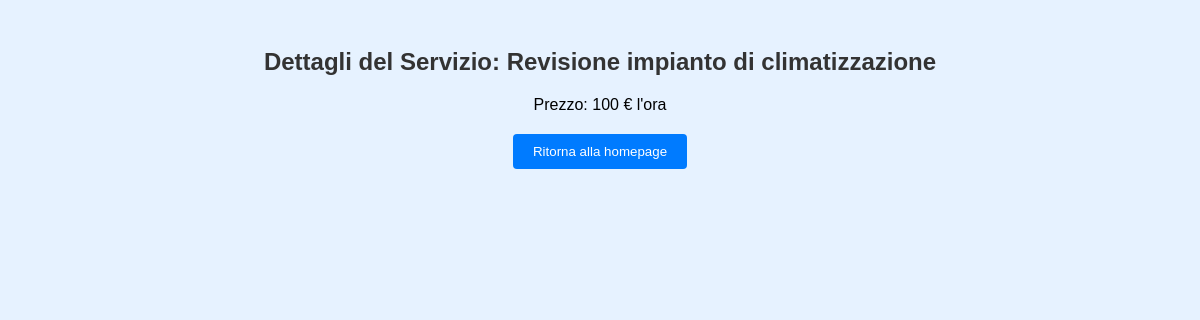
Screenshot of /pagina_servizio.php?servizio=Revisione impianto di climatizzazione with the database file from the repository.
### tables this page shows
CREATE TABLE `servizi` (
  `id_servizio` int(3) NOT NULL,
  `descrizioneServizio` varchar(50) NOT NULL,
  `costoOrario` int(2) NOT NULL
);

### pagina_servizio.php (the view, shortened to what this page needs)
<!DOCTYPE html>
<html>
<head>
</head>
<body>
<?php
if(isset($_GET['servizio'])) {
    $servername = "localhost";
    $username = "root";
    $password = "";
    $dbname = "delregno2014";
    $conn = new mysqli($servername, $username, $password, $dbname);
    $servizio_selezionato = $_GET['servizio'];
    $sql = "SELECT * FROM servizi WHERE descrizioneServizio = '$servizio_selezionato'";
    $result = $conn->query($sql);
    if ($result->num_rows > 0) {
        $row = $result->fetch_assoc();
        echo "<h2>Dettagli del Servizio: " . $row['descrizioneServizio'] . "</h2>";
        echo "<p>Prezzo: " . $row['costoOrario'] . " € l'ora</p>";
    } else {
        echo "Nessun dettaglio trovato per il servizio selezionato.";
    }
} else {
    echo "Nessun servizio selezionato.";
}
?>
<button onclick="window.location.href = 'DelRegnoHomePage.html';">Ritorna alla homepage</button>
</body>
</html>

### pagina_servizio.php (style rules this page uses)
body { font-family: Arial, sans-serif; text-align: center; background-color: #e6f2ff; padding: 20px; }
h2 { color: #333; }
p { margin-bottom: 20px; }
button { padding: 10px 20px; border: none; border-radius: 4px; background-color: #007bff; color: #fff; cursor: pointer; transition: background-color 0.3s ease; }

### rows the page displays
servizi: descrizioneServizio "Revisione impianto di climatizzazione", costoOrario "100"
